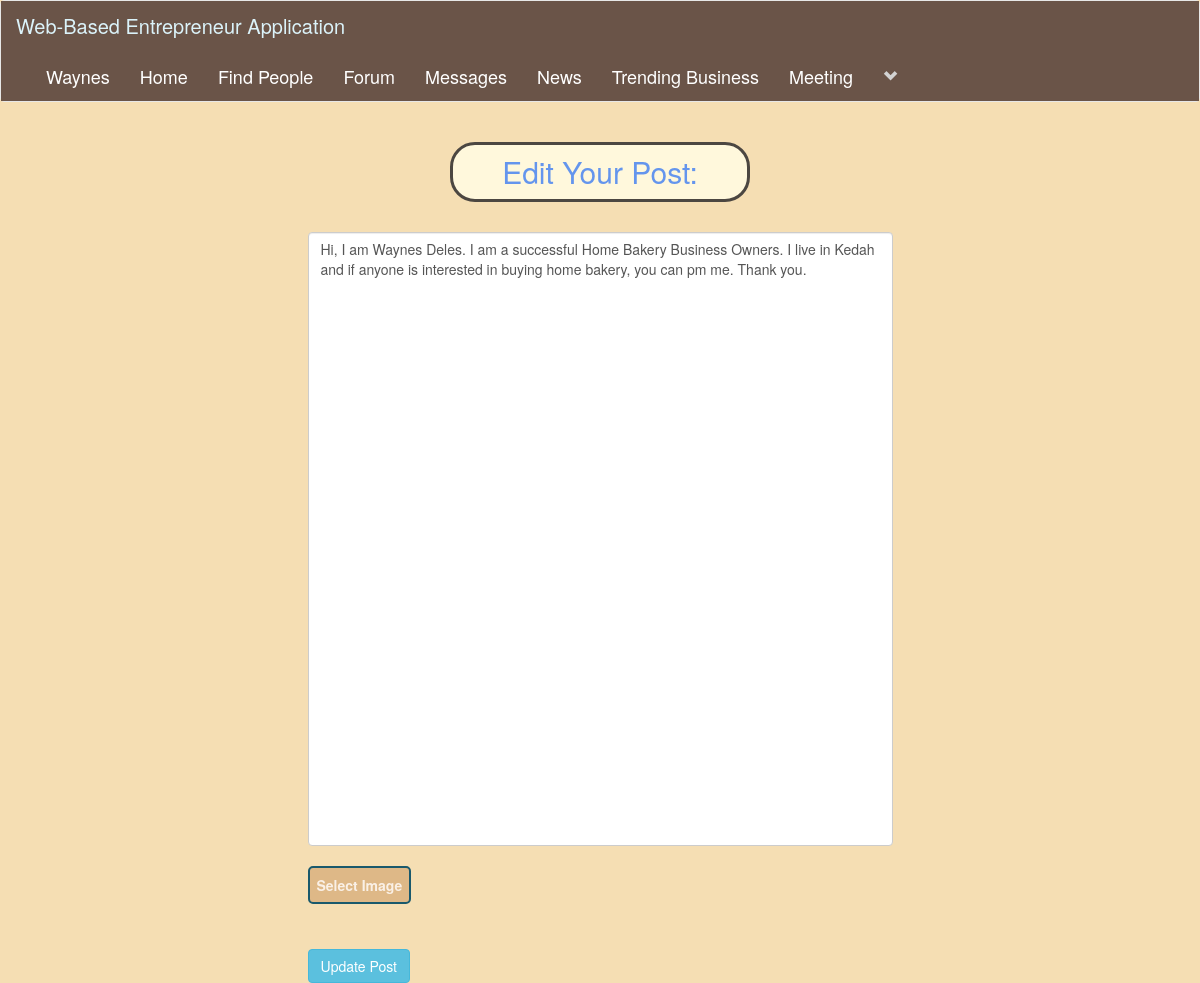
The page /edit_post.php?post_id=2 (signed in) on the database its author committed.
### tables this page shows
CREATE TABLE `users` (
  `user_id` int(11) NOT NULL,
  `f_name` text NOT NULL,
  `l_name` text NOT NULL,
  `user_name` text NOT NULL,
  `describe_user` varchar(255) NOT NULL,
  `job_field` text NOT NULL,
  `user_pass` varchar(255) NOT NULL,
  `user_email` varchar(255) NOT NULL,
  `user_country` text NOT NULL,
  `user_gender` text NOT NULL,
  `user_birthday` text NOT NULL,
  `user_image` varchar(255) NOT NULL,
  `user_cover` varchar(255) NOT NULL,
  `user_reg_date` date NOT NULL DEFAULT current_timestamp(),
  `status` text NOT NULL,
  `posts` text NOT NULL,
  `recovery_account` varchar(255) NOT NULL,
  `usertype` varchar(100) NOT NULL,
  `admin_id` int(11) NOT NULL
);

CREATE TABLE `posts` (
  `post_id` int(11) NOT NULL,
  `user_id` int(11) NOT NULL,
  `post_content` varchar(3000) NOT NULL,
  `upload_image` varchar(255) NOT NULL,
  `post_date` timestamp NOT NULL DEFAULT current_timestamp()
);

### edit_post.php (the view, shortened to what this page needs)
<!DOCTYPE html>
<?php
include("includes/header.php");
?>
<html>
<head>
     <link rel="stylesheet" href="bootstrap1/bootstrap/dist/css/bootstrap.min.css">
	<link rel="stylesheet" type="text/css" href="style/home_style2.css">
</head>
<body>
<div class="row">
    <div class="col-sm-3">
    </div>
    <div class="col-sm-6">
        <?php
            if(isset($_GET['post_id'])){
                $get_id = $_GET['post_id'];
                $get_post = "select * from posts where post_id='$get_id'";
                $run_post = mysqli_query($con,$get_post);
                $row = mysqli_fetch_array($run_post);
                $post_con = $row['post_content'];
            }
        ?>
        <form action="" method="post" id="f" enctype='multipart/form-data'>
            <center><h2  style="text-align: center; font-size:30px;color:cornflowerblue;background-color:cornsilk;
				width:300px;border: 3px solid #4c4741;border-radius:25px;height:60px;padding-top:10px;">Edit Your Post: </h2></center><br>
            <textarea class="form-control" name="content" cols="1000" rows="30" style="resize: none;" required><?php echo $post_con; ?></textarea><br>
            <label id='update_image'> Select Image
				</label><br><br>
            <input type="submit" name="update" value="Update Post" class="btn btn-info"/>
        </form>
    </div>
</div>
</body>
</html>

### includes/header.php (shortened to what this page needs)
<?php
include("functions/functions.php");
?>
<nav class="navbar navbar-default">
	<div class="container-fluid" style="background-color: #6A5448; ">
		<div class="navbar-header">
			<a style="color:#DBF3FA; font-size:20px;" class="navbar-brand" href="home.php">Web-Based Entrepreneur Application</a>
		</div>
		<div class="collapse navbar-collapse" id="bs-example-navbar-collapse-1">
	      <ul class="nav navbar-nav">
	      	<?php
			$user = $_SESSION['user_email'];
			$get_user = "select * from users where user_email='$user'";
			$run_user = mysqli_query($con,$get_user);
			$row=mysqli_fetch_array($run_user);
			$user_id = $row['user_id'];
			$first_name = $row['f_name'];
			?>
	        <li><a style="color: #FFF; font-size:18px;" href='profile.php?<?php echo "u_id=$user_id" ?>'><?php echo "$first_name"; ?></a></li>
	       	<li><a style="color: #FFF; font-size:18px;" href="home.php">Home</a></li>
			<li><a style="color: #FFF; font-size:18px;" href="members.php">Find People</a></li>
			<li><a style="color: #FFF; font-size:18px;" href="forum.php">Forum</a></li>
			<?php
			$users = mysqli_query($con,"SELECT * FROM users WHERE user_id  = $user_id") or die("Failed to query database" );
			if( mysqli_num_rows($users) > 0 ){
				$row = mysqli_fetch_assoc($users);
				$userId = $row["user_id"];
				echo '
					<li><a style="color: #FFF; font-size:18px;" href="messages.php?userId='.$userId.'">Messages</a></li>
				';
			}
			?>
			<li><a style="color: #FFF; font-size:18px;" href="news.php">News</a></li>
			<li><a style="color: #FFF; font-size:18px;" href="trend.php">Trending Business</a></li>
			<li><a style="color: #FFF; font-size:18px;" href="meeting.php" target="_blank">Meeting</a></li>
					<?php
						echo"
						<li class='dropdown'>
							<a style='color:#D3D3D3;' href='#' class='dropdown-toggle' data-toggle='dropdown' role='button' aria-haspopup='true' aria-expanded='false'><span><i class='glyphicon glyphicon-chevron-down'></i></span></a>
							<ul class='dropdown-menu'>
								<li>
									<a href='edit_profile.php?u_id=$user_id'>Edit Account</a>
								</li>
									<li>
										<a href='advertise.php'>Advertise Area</a>
									</li>
									<li>
										<a href='job.php'>Job Area</a>
									</li>
								<li role='separator' class='divider'></li>
								<li>
									<a href='logout.php'>Logout</a>
								</li>
							</ul>
						</li>
						";
					?>
			</ul>
		</div>
	</div>
</nav>

### style/home_style2.css (style rules this page uses)
body { overflow-x: hidden; background-color: wheat; }
label { padding: 7px; display: table; color: #fff; }

### edit_post.php (style rules this page uses)
#update_image { border:2px solid #19596c; border-radius: 5px; background-color: burlywood; color:linen; }

### rows shown on the page
users: f_name "Waynes"
posts: content "Hi, I am Waynes Deles. I am a successful Home Bakery Business Owners. I live in Kedah and if anyone is interested in buying home bakery, you can pm me. Thank you."
